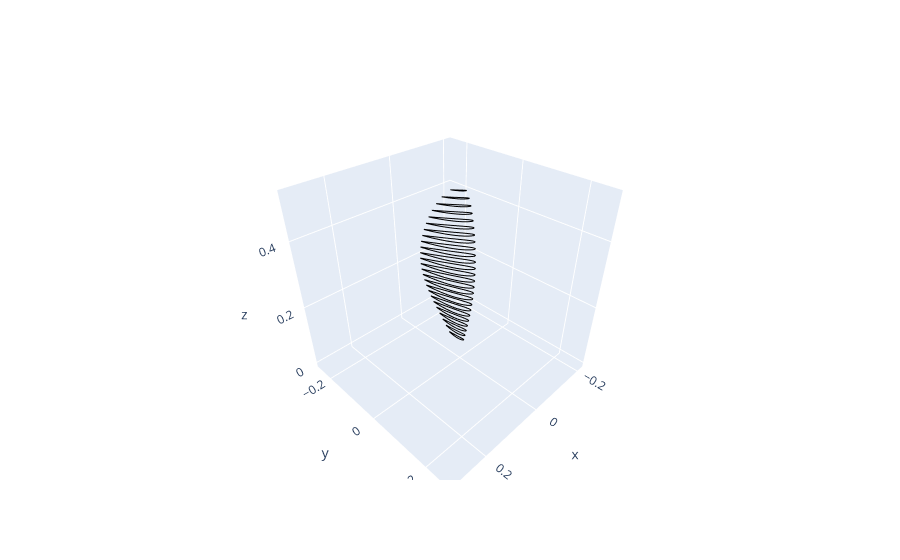
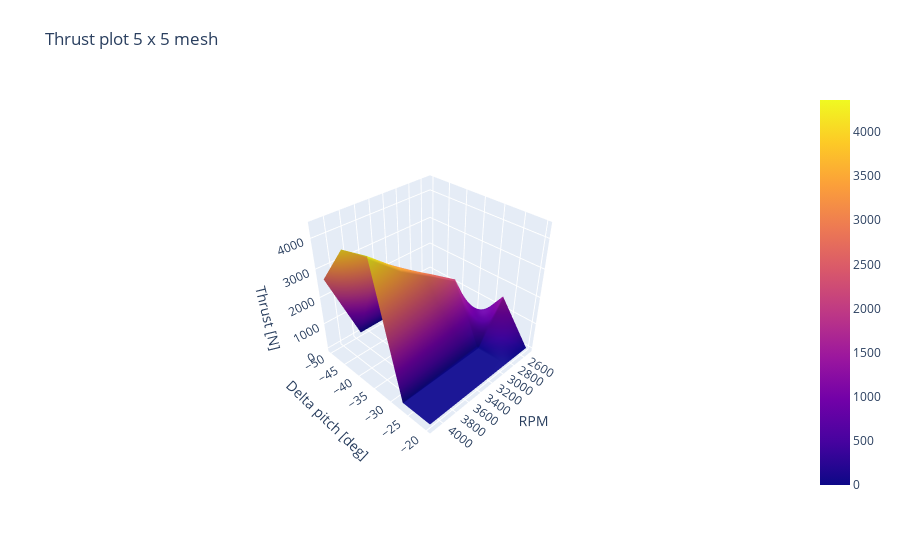

These figures' notebook cell, in order:
### Markdown cell above
# Iteration of the rotor design.

So what happens if the maximum thrust we find is not sufficient? Remember when a thrust or power value was specified for which the rotor would be optimized? We can increase this value  to increase the maximum thrust value, this however does come at a cost that the blade is less efficient at the cruise setting. With the updated geometry we can then perform the offdesign analysis again to find the newly acquired maximum thrust. This process is then repeated until the engineer is  sufficiently happy with the margin on the maximum thrust and the design thrust of the propeller.

The opportunity is given below to go through this process yourself with the code cell below where all of the relevant code has been appended. The mesh spacing has been increased to decrease computation time, however when nearing to your final design you can decrease the mesh spacing again. The design point is described in the first few lines of code. Sometimes the results are odd with the majority failing or having no solution at all. In this case it is advised to increase the radius of your propeller or change the amount of blades to reduce disk and/or blade loading.

### Code cell
# Define operatonal parameters
thrust_req = 350
v_cruise = 210/3.6
h_cruise = 1200
isa = tud.ISA(h_cruise) 
a_snd = isa.soundspeed() # Speed of sound
rho_cr = isa.density() # Air density
dyn_vis = isa.viscosity_dyn() # Dynamic viscosity

# Define the specified conditions for the propeller geometry in the data structure
prop_class = tud.Propeller(
                    n_blades=6, # Number of blades
                    r_prop=0.525, # propeller radius
                    rpm_cruise=1200, 
                    tc_ratio=0.12,  # Thickness to chord ratio of airfoil
                    xi_0=0.1 # nondimensional hub radius (r_hub/R)
                    ) 

#---------------------------- Blade geometry optimization ---------------------------------
# Initiazlie BEM class
design = prop.BEM(data_path, prop_class, rho_cr, 
                  dyn_vis, v_cruise, n_stations, a_snd, T=thrust_req)

# Execute the BEM optimisation with initial estimate of 0
res_dict = design.optimise_blade(zeta_init=0)
plot = prop.PlotBlade(prop_class, coord_path)
plot.plot_3D_plotly() # Creates an interactive 3D plot

#------------------- Off design analysis ---------------------------------------------------------
n = 5 # Mesh size

pitch_arr  = np.linspace(-20, -50, n)
rpm_arr = np.linspace(2500,rpm_hvr, n)
X,Y = np.meshgrid(rpm_arr,pitch_arr)
Z_thrust = np.zeros(X.shape)
Z_eff = np.zeros(X.shape)
Z_power = np.zeros(X.shape)

for col, rpm in enumerate(rpm_arr):
    hover_cond = prop.OffDesignAnalysisBEM(data_path, prop_class, v_hvr, rpm, rho, dyn_vis, a_snd)

    for row, dpitch in enumerate(np.radians(pitch_arr)):
        try:
            res = hover_cond.analyse_propeller(dpitch, abs_extrapolation=7)
        except ValueError:
            continue
        except RuntimeError as error:
            continue

        power_req = res["power_coeff"]*rho*(rpm_hvr/60)**3*32*prop_class.r_prop**5/1e3

        Z_thrust[row,col] = res["thrust"]
        Z_eff[row,col] = res["eff"]*100
        Z_power[row,col] =  power_req


# Create the figure
fig = go.Figure(data=[go.Surface(z=Z_thrust, x=X, y=Y)])
fig.update_layout(
    scene=dict(
        xaxis_title='RPM',
        yaxis_title= 'Delta pitch [deg]',
        zaxis_title=f'Thrust [N]'))

fig.update_layout(
    scene_camera=dict(
        eye=dict(x=1.8, y=1.8, z=1.8)))

fig.update_layout(title=f'Thrust plot {n} x {n} mesh ', autosize=True,
                margin=dict(l=65, r=50, b=65, t=90))

# Show the plot
fig.show()
